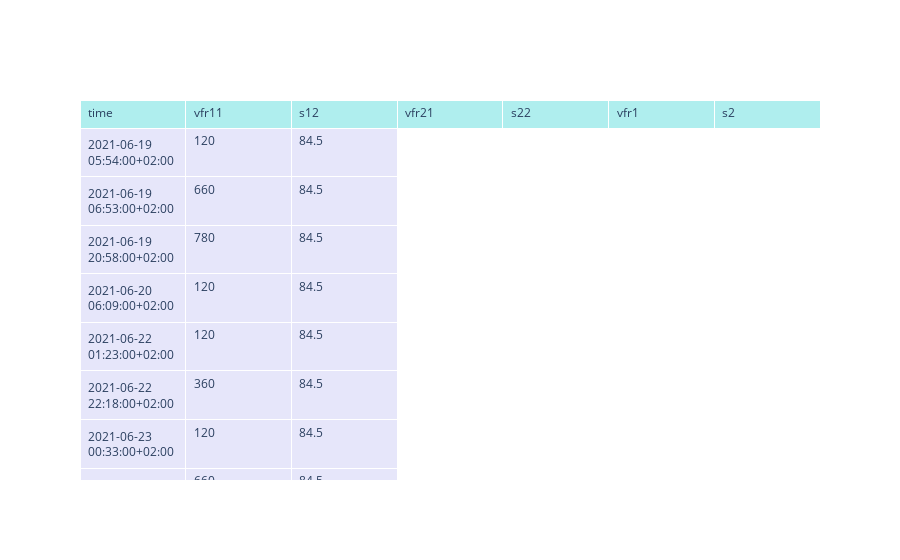

Notebook code cell kept with this figure:
### Code cell
fig = go.Figure(data=[go.Table(
    header=dict(values=list(df.columns),
                fill_color='paleturquoise',
                align='left'),
    cells=dict(values=[df.time, df.vfr11, df.s12],
               fill_color='lavender',
               align='left'))
])

fig.show()

### Figure 1 — Plotly figure (JSON) as saved in the notebook; plotly's stock layout.template omitted (floating-point values rounded to 4 significant figures)
{"data": [{"cells": {"align": "left", "fill": {"color": "lavender"}, "values": [["2021-06-19 05:54:00+02:00", "2021-06-19 06:53:00+02:00", "2021-06-19 20:58:00+02:00", "2021-06-20 06:09:00+02:00", "2021-06-22 01:23:00+02:00", "2021-06-22 22:18:00+02:00", "2021-06-23 00:33:00+02:00", "2021-06-26 05:48:00+02:00", "2021-06-28 23:58:00+02:00", "2021-06-29 22:48:00+02:00", "2021-06-30 04:08:00+02:00", "2021-06-30 05:55:00+02:00", "2021-07-02 00:58:00+02:00", "2021-07-04 03:13:00+02:00", "2021-07-04 04:39:00+02:00", "2021-07-04 06:48:00+02:00", "2021-07-08 04:54:00+02:00", "2021-07-09 02:23:00+02:00", "2021-07-11 04:28:00+02:00", "2021-07-11 06:57:00+02:00", "2021-07-11 07:37:00+02:00", "2021-07-13 22:28:00+02:00", "2021-07-14 01:23:00+02:00", "2021-07-14 02:58:00+02:00", "2021-07-15 03:38:00+02:00", "2021-07-15 05:55:00+02:00", "2021-07-25 05:54:00+02:00"], [120, 660, 780, 120, 120, 360, 120, 660, 360, 360, 120, 360, 120, 120, 360, 240, 240, 120, 240, 120, 240, 600, 240, 120, 240, 600, 120], [84.5, 84.5, 84.5, 84.5, 84.5, 84.5, 84.5, 84.5, 84.5, 84.5, 84.5, 84.5, 84.5, 84.5, 84.5, 84.5, 84.5, 84.5, 84.5, 84.5, 84.5, 84.5, 84.5, 84.5, 84.5, 84.5, 84.5]]}, "header": {"align": "left", "fill": {"color": "paleturquoise"}, "values": ["time", "vfr11", "s12", "vfr21", "s22", "vfr1", "s2"]}, "type": "table"}], "layout": {"autosize": true}}
